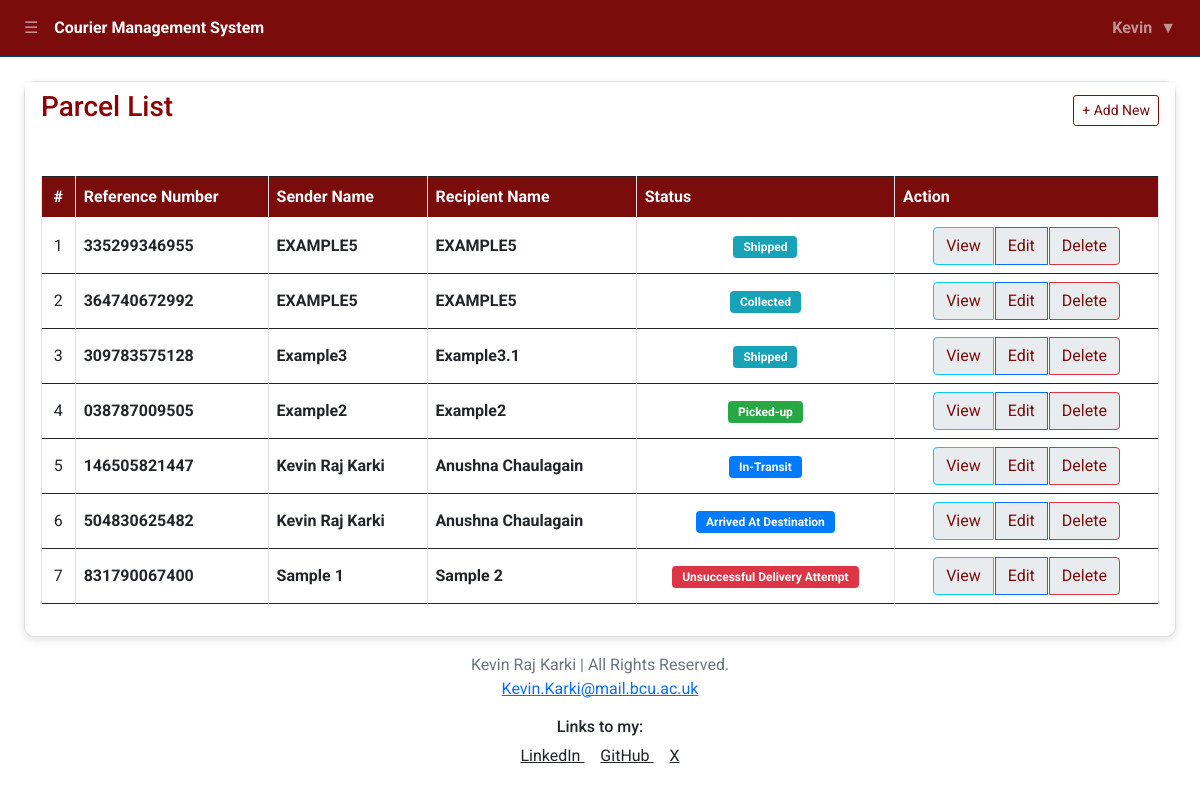
The page /index.php?page=parcel_list (signed in) on the database its author committed.
### tables this page shows
CREATE TABLE `parcels` (
  `id` int(30) NOT NULL,
  `reference_number` varchar(100) NOT NULL,
  `sender_name` text NOT NULL,
  `sender_address` text NOT NULL,
  `sender_contact` text NOT NULL,
  `recipient_name` text NOT NULL,
  `recipient_address` text NOT NULL,
  `recipient_contact` text NOT NULL,
  `type` int(1) NOT NULL COMMENT '1 = Deliver, 2=Pickup',
  `from_branch_id` varchar(30) NOT NULL,
  `to_branch_id` varchar(30) NOT NULL,
  `weight` varchar(100) NOT NULL,
  `height` varchar(100) NOT NULL,
  `width` varchar(100) NOT NULL,
  `length` varchar(100) NOT NULL,
  `price` float NOT NULL,
  `status` int(2) NOT NULL DEFAULT 0,
  `date_created` datetime NOT NULL DEFAULT current_timestamp()
);

### parcel_list.php (the view, shortened to what this page needs)
<?php include 'db_connect.php'; ?>
<!DOCTYPE html>
<html lang="en">
<head>
    <link rel="stylesheet" href="styles/parcel_list.css">
</head>
<body>
    <div class="container-fluid">
        <div class="card card-outline card-primary mt-4">
            <div class="card-header d-flex justify-content-between align-items-center">
                <h3 class="card-title">Parcel List</h3>
                <div class="card-tools">
                    <a class="btn btn-sm btn-flat btn-add-new" href="./index.php?page=new_parcel">+ Add New</a>
                </div>
            </div>
            <div class="card-body">
                <div class="table-responsive">
                    <table class="table table-hover table-bordered" id="list">
                        <thead>
                            <tr>
                                <th class="text-center">#</th>
                                <th>Reference Number</th>
                                <th>Sender Name</th>
                                <th>Recipient Name</th>
                                <th>Status</th>
                                <th>Action</th>
                            </tr>
                        </thead>
                        <tbody>
                            <?php
                            $i = 1;
                            $where = "";
                            $qry = $conn->query("SELECT * from parcels $where order by unix_timestamp(date_created) desc ");
                            while ($row = $qry->fetch_assoc()) :
                            ?>
                                <tr>
                                    <td class="text-center"><?php echo $i++; ?></td>
                                    <td><b><?php echo ($row['reference_number']); ?></b></td>
                                    <td><b><?php echo ucwords($row['sender_name']); ?></b></td>
                                    <td><b><?php echo ucwords($row['recipient_name']); ?></b></td>
                                    <td class="text-center">
                                        <?php
                                        switch ($row['status']) {
                                            case '1':
                                                echo "<span class='badge badge-pill badge-info'> Collected</span>";
                                                break;
                                            case '2':
                                                echo "<span class='badge badge-pill badge-info'> Shipped</span>";
                                                break;
                                            case '3':
                                                echo "<span class='badge badge-pill badge-primary'> In-Transit</span>";
                                                break;
                                            case '4':
                                                echo "<span class='badge badge-pill badge-primary'> Arrived At Destination</span>";
                                                break;
                                            case '8':
                                                echo "<span class='badge badge-pill badge-success'> Picked-up</span>";
                                                break;
                                            case '9':
                                                echo "<span class='badge badge-pill badge-danger'> Unsuccessful Delivery Attempt</span>";
                                                break;
                                        }
                                        ?>
                                    </td>
                                    <td class="text-center">
                                        <div class="btn-group">
                                            <button type="button" class="btn btn-info btn-flat view_parcel" data-id="<?php echo $row['id']; ?>">View</button>
                                            <a href="index.php?page=edit_parcel&id=<?php echo $row['id']; ?>" class="btn btn-primary btn-flat">Edit</a>
                                            <button type="button" class="btn btn-danger btn-flat delete_parcel" data-id="<?php echo $row['id']; ?>">Delete</button>
                                        </div>
                                    </td>
                                </tr>
                            <?php endwhile; ?>
                        </tbody>
                    </table>
                </div>
            </div>
        </div>
    </div>
</body>
</html>

### styles/parcel_list.css (style rules this page uses)
body { font-family: 'Roboto', sans-serif; }
.card { margin-top: 20px; border-radius: 10px; box-shadow: 0 4px 8px rgba(0, 0, 0, 0.1); }
.card-header { background-color: #ffffff; color: #7B0C0C; border-bottom: none; }
.card-header .btn-add-new { background-color: #ffffff; color: #7B0C0C; border: 1px solid #7B0C0C; margin-left: auto; }
.table-responsive { margin-top: 20px; }
.table thead th { background-color: #7B0C0C; color: white; }
.table td, .table th { vertical-align: middle !important; }
.badge-pill { padding: 5px 10px; }
.btn-group .btn { margin: 0 2px; background-color: #e9ecef; color:#7B0C0C; }

### components/sidebar.php (style rules this page uses)
body { overflow-x: hidden; font-family: 'Roboto', sans-serif; }
h3 { color: #8B0000; }

### rows shown on the page
parcels: reference_number "335299346955", sender_name "EXAMPLE5", recipient_name "EXAMPLE5", status "Shipped"
parcels: reference_number "364740672992", sender_name "EXAMPLE5", recipient_name "EXAMPLE5", status "Collected"
parcels: reference_number "309783575128", sender_name "Example3", recipient_name "Example3.1", status "Shipped"
parcels: reference_number "038787009505", sender_name "Example2", recipient_name "Example2", status "Picked-up"
parcels: reference_number "146505821447", sender_name "Kevin Raj Karki", recipient_name "Anushna Chaulagain", status "In-Transit"
parcels: reference_number "504830625482", sender_name "Kevin Raj Karki", recipient_name "Anushna Chaulagain", status "Arrived At Destination"
parcels: reference_number "831790067400", sender_name "Sample 1", recipient_name "Sample 2", status "Unsuccessful Delivery Attempt"

### other values the page prints
$_SESSION['system']['name'] "Courier Management System"
$_SESSION['login_firstname'] "Kevin"
